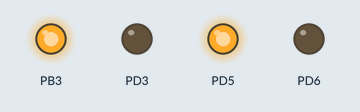
The program below on a simulated ATmega168, built with avr-gcc and emulated at 16 MHz. On the bench: output pins drawn as LEDs (lit = HIGH).

Above: at 0.1 s.
At 2.1 s:
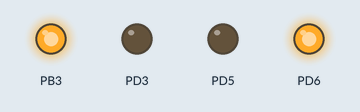
At 8.1 s:
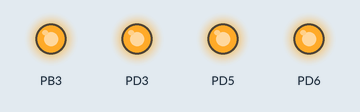
At 18.1 s:
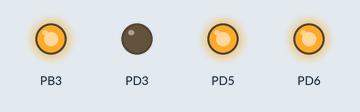
At 30.1 s:
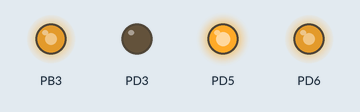
At 38.1 s:
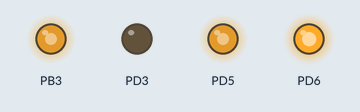
Timing chart, 0 to 39.6 s (numbered marks = the images above):
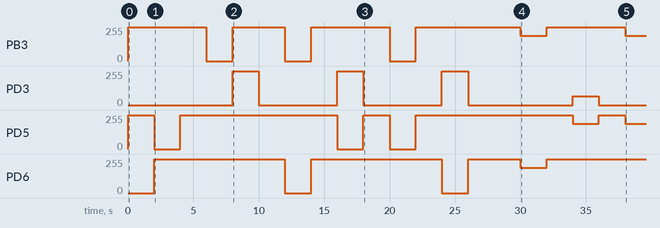

Measured:
- by itself, PB3: 0/255 → 255/255 at 0.00 s, → 0/255 6.0 s later, → 255/255 2.0 s later, → 0/255 4.0 s later, … (10 changes in this stretch)
- by itself, PD3: 0/255 → 255/255 at 8.0 s, → 0/255 2.0 s later, → 255/255 6.0 s later, → 0/255 2.0 s later, … (8 changes in this stretch)
- by itself, PD5: 0/255 → 255/255 at 0.00 s, → 0/255 2.0 s later, → 255/255 2.0 s later, → 0/255 12.0 s later, … (10 changes in this stretch)
- by itself, PD6: 0/255 → 255/255 at 2.0 s, → 0/255 10.0 s later, → 255/255 2.0 s later, → 0/255 10.0 s later, … (7 changes in this stretch)

The program:

main.c
```c
/*
 * Lab08.c
 *
 * Created: 3/30/2022 3:56:22 PM
 * Author : Alex
 */
#define F_CPU 16000000
#include <avr/io.h>
#include <avr/delay.h>

void setup(void){
	DDRB = (1 << 3);
	DDRD = (1 << 3) | (1 << 5) | (1 << 6);
}

void PWMsetup(void){
	TCCR0A = 0;
    	TCCR0B = 0;
	TCCR0A = _BV(COM0A1) | _BV(COM0A0) | _BV(COM0B1) | _BV(COM0B0) |_BV(WGM01) | _BV(WGM00);
	TCCR0B = _BV(CS01) | _BV(CS00);

	TCCR2A = 0;
	TCCR2B = 0;
	TCCR2A = _BV(COM2A1) | _BV(COM2A0) | _BV(COM2B1) | _BV(COM2B1) | _BV(WGM01) | _BV(WGM00);
	TCCR2B = _BV(CS21) | _BV(CS20);


	OCR0A = 0; //Left Forward Direction = 0
	OCR0B = 0; //Left Backward Direction = 0
	OCR2A = 0; //Right Forward Direction = 0
	OCR2B = 0; //Right Forward Direction = 0
}

void leftSpeed(uint8_t forwardSpeed, uint8_t backwardSpeed){
	OCR0A = forwardSpeed;
	OCR0B = backwardSpeed;
}
void rightSpeed(uint8_t forwardSpeed, uint8_t backwardSpeed){
	OCR2A = forwardSpeed;
	OCR2B = backwardSpeed;
}


void rightFullSpeedTest(void){
	rightSpeed(255, 0);
	leftSpeed(0,0);
	_delay_ms(2000);
	rightSpeed(0,255);
	leftSpeed(0,0);
	_delay_ms(2000);
}

void testBreak(void){
	rightSpeed(0,0);
	leftSpeed(0,0);
	_delay_ms(2000);
}

void leftFullSpeedTest(void){
	leftSpeed(255, 0);
	rightSpeed(0,0);
	_delay_ms(2000);
	leftSpeed(0,255);
	rightSpeed(0,0);
	_delay_ms(2000);
}

void forwardTest(uint8_t speed){
	leftSpeed(speed,0);
	rightSpeed(speed,0);
	_delay_ms(2000);

}

void backwardTest(uint8_t speed){
	leftSpeed(0,speed);
	rightSpeed(0,speed);
	_delay_ms(2000);
}

void testCW(uint8_t speed){
	leftSpeed(0, speed);
	rightSpeed(speed, 0);
	_delay_ms(2000);
}

void testCCW(uint8_t speed){
	leftSpeed(speed, 0);
	rightSpeed(0, speed);
	_delay_ms(2000);
}

void testRoutine(uint8_t speed){
	forwardTest(speed);
	testBreak();
	backwardTest(speed);
	testBreak();
	testCW(speed);
	testBreak();
	testCCW(speed);
	testBreak();
}


int main(void)
{
	setup();
	PWMsetup();

    leftFullSpeedTest();
	testBreak();
	rightFullSpeedTest();
	testBreak();
	testRoutine(255);
	testBreak();
	testRoutine(64);
	testBreak();

}
```
